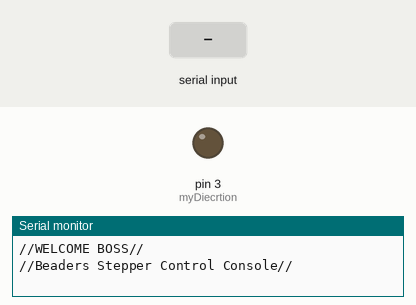
The sketch below on a simulated Arduino Uno, built with avr-gcc and run on an emulated ATmega328P. On the bench: output pins drawn as LEDs (lit = HIGH), the last lines printed to the serial monitor. The inputs (shaded band) are chosen by the test bench. Pins used as bus, display or sensor lines are not drawn.

Above: at 1.2 s.
1.3 s: "2\n" received over Serial
At 2.5 s:
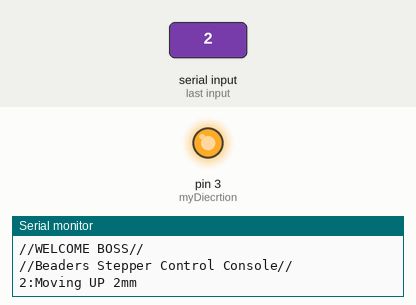
2.8 s: "1\n" received over Serial
At 3.8 s:
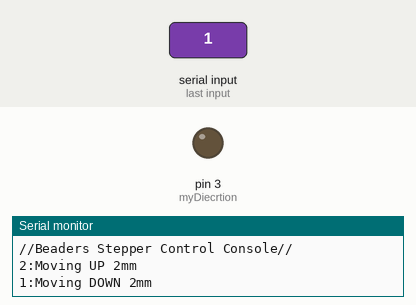
Timing chart, 0 to 5.8 s (numbered marks = the images above; inputs shaded):
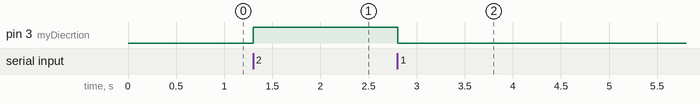

Measured:
- after the input at 1.3 s, pin 3 (myDiecrtion): LOW → HIGH at once
- after the input at 2.8 s, pin 3 (myDiecrtion): HIGH → LOW at once

The sketch:

stepper_test_1_with_commands_adjusted_.ino
```cpp
int myDiecrtion = 3;
int mySteps = 2;
int myInput = 0;

void setup() {
pinMode(myDiecrtion, OUTPUT);
pinMode(mySteps, OUTPUT);
Serial.begin(9600);
while(!Serial);
Serial.println("//WELCOME BOSS//");
Serial.println("//Beaders Stepper Control Console//");

}

void loop(){
  if(Serial.available()){
  myInput = Serial.parseInt();
  }
  myProgram();
}
// All odd values of myInput move DOWN, All even values move UP.
void myProgram(){
  if(myInput == 1){
    Serial.println("1:Moving DOWN 2mm");
// Low is clockwise ie pushes the wheel down
  digitalWrite(myDiecrtion, LOW);
  delay(100);
// The count here is in microsteps. 1 step = 0.04mm of linear movement = 8 microsteps... ie 200microsteps is 1 mm of movement.
  for (int i = 0; i<400; i++){
    digitalWrite(mySteps, LOW);
    digitalWrite(mySteps, HIGH);
    //The smaller this value, the faster the motion. Can potentially use a large value for varying depth along a long line
    delayMicroseconds(500);
  }
myInput = 0;
  }
  if(myInput == 2){
  // High is counter-clockwise ie pushes the wheel up
      Serial.println("2:Moving UP 2mm");
      digitalWrite(myDiecrtion, HIGH);
  delay(100);
  for (int i = 0; i<400; i++){
    digitalWrite(mySteps, LOW);
    digitalWrite(mySteps, HIGH);
    delayMicroseconds(500);
  }
myInput = 0;
  }
}
```
